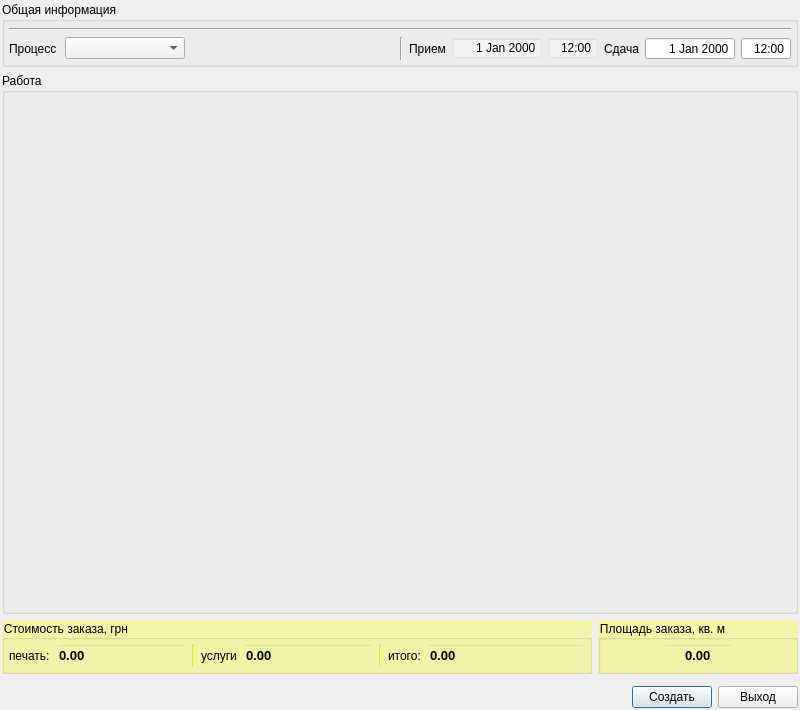
<?xml version="1.0" encoding="UTF-8"?>
<ui version="4.0">
 <class>OrderDialog</class>
 <widget class="QDialog" name="OrderDialog">
  <property name="geometry">
   <rect>
    <x>0</x>
    <y>0</y>
    <width>800</width>
    <height>710</height>
   </rect>
  </property>
  <property name="sizePolicy">
   <sizepolicy hsizetype="Preferred" vsizetype="Preferred">
    <horstretch>0</horstretch>
    <verstretch>0</verstretch>
   </sizepolicy>
  </property>
  <property name="minimumSize">
   <size>
    <width>800</width>
    <height>710</height>
   </size>
  </property>
  <property name="maximumSize">
   <size>
    <width>800</width>
    <height>710</height>
   </size>
  </property>
  <property name="windowTitle">
   <string>Dialog</string>
  </property>
  <layout class="QVBoxLayout" name="verticalLayout_5">
   <property name="margin">
    <number>2</number>
   </property>
   <item>
    <widget class="QGroupBox" name="infoBox">
     <property name="sizePolicy">
      <sizepolicy hsizetype="Preferred" vsizetype="Fixed">
       <horstretch>0</horstretch>
       <verstretch>0</verstretch>
      </sizepolicy>
     </property>
     <property name="maximumSize">
      <size>
       <width>16777215</width>
       <height>16777215</height>
      </size>
     </property>
     <property name="styleSheet">
      <string notr="true"/>
     </property>
     <property name="title">
      <string>Общая информация</string>
     </property>
     <layout class="QVBoxLayout" name="verticalLayout">
      <property name="spacing">
       <number>4</number>
      </property>
      <property name="leftMargin">
       <number>4</number>
      </property>
      <property name="topMargin">
       <number>2</number>
      </property>
      <property name="rightMargin">
       <number>4</number>
      </property>
      <property name="bottomMargin">
       <number>4</number>
      </property>
      <item>
       <widget class="CompanyWidget" name="company" native="true">
        <property name="minimumSize">
         <size>
          <width>0</width>
          <height>0</height>
         </size>
        </property>
       </widget>
      </item>
      <item>
       <widget class="QFrame" name="headerFrame">
        <property name="frameShape">
         <enum>QFrame::NoFrame</enum>
        </property>
        <property name="frameShadow">
         <enum>QFrame::Raised</enum>
        </property>
        <layout class="QVBoxLayout" name="verticalLayout_6">
         <property name="margin">
          <number>0</number>
         </property>
         <item>
          <widget class="Line" name="line_2">
           <property name="orientation">
            <enum>Qt::Horizontal</enum>
           </property>
          </widget>
         </item>
         <item>
          <layout class="QHBoxLayout" name="horizontalLayout_8">
           <item>
            <widget class="QLabel" name="label_13">
             <property name="minimumSize">
              <size>
               <width>50</width>
               <height>0</height>
              </size>
             </property>
             <property name="text">
              <string>Процесс</string>
             </property>
            </widget>
           </item>
           <item>
            <widget class="QComboBox" name="process">
             <property name="minimumSize">
              <size>
               <width>120</width>
               <height>0</height>
              </size>
             </property>
            </widget>
           </item>
           <item>
            <spacer name="horizontalSpacer_3">
             <property name="orientation">
              <enum>Qt::Horizontal</enum>
             </property>
             <property name="sizeType">
              <enum>QSizePolicy::Fixed</enum>
             </property>
             <property name="sizeHint" stdset="0">
              <size>
               <width>40</width>
               <height>20</height>
              </size>
             </property>
            </spacer>
           </item>
           <item>
            <widget class="PriceTypeWidget" name="price" native="true">
             <property name="minimumSize">
              <size>
               <width>50</width>
               <height>0</height>
              </size>
             </property>
            </widget>
           </item>
           <item>
            <spacer name="horizontalSpacer_5">
             <property name="orientation">
              <enum>Qt::Horizontal</enum>
             </property>
             <property name="sizeType">
              <enum>QSizePolicy::Expanding</enum>
             </property>
             <property name="sizeHint" stdset="0">
              <size>
               <width>20</width>
               <height>20</height>
              </size>
             </property>
            </spacer>
           </item>
           <item>
            <widget class="Line" name="line">
             <property name="orientation">
              <enum>Qt::Vertical</enum>
             </property>
            </widget>
           </item>
           <item>
            <widget class="QLabel" name="label_3">
             <property name="text">
              <string>Прием</string>
             </property>
            </widget>
           </item>
           <item>
            <widget class="QDateEdit" name="startDate">
             <property name="minimumSize">
              <size>
               <width>90</width>
               <height>0</height>
              </size>
             </property>
             <property name="styleSheet">
              <string notr="true">background: rgba(255, 255, 255, 55)</string>
             </property>
             <property name="alignment">
              <set>Qt::AlignRight|Qt::AlignTrailing|Qt::AlignVCenter</set>
             </property>
             <property name="readOnly">
              <bool>true</bool>
             </property>
             <property name="buttonSymbols">
              <enum>QAbstractSpinBox::NoButtons</enum>
             </property>
            </widget>
           </item>
           <item>
            <widget class="QTimeEdit" name="startTime">
             <property name="minimumSize">
              <size>
               <width>50</width>
               <height>0</height>
              </size>
             </property>
             <property name="maximumSize">
              <size>
               <width>50</width>
               <height>16777215</height>
              </size>
             </property>
             <property name="styleSheet">
              <string notr="true">background: rgba(255, 255, 255, 55)</string>
             </property>
             <property name="alignment">
              <set>Qt::AlignRight|Qt::AlignTrailing|Qt::AlignVCenter</set>
             </property>
             <property name="readOnly">
              <bool>true</bool>
             </property>
             <property name="buttonSymbols">
              <enum>QAbstractSpinBox::NoButtons</enum>
             </property>
             <property name="time">
              <time>
               <hour>12</hour>
               <minute>0</minute>
               <second>0</second>
              </time>
             </property>
             <property name="displayFormat">
              <string>H:mm</string>
             </property>
            </widget>
           </item>
           <item>
            <widget class="QLabel" name="label_4">
             <property name="text">
              <string>Сдача</string>
             </property>
            </widget>
           </item>
           <item>
            <widget class="QDateEdit" name="endDate">
             <property name="minimumSize">
              <size>
               <width>90</width>
               <height>0</height>
              </size>
             </property>
             <property name="alignment">
              <set>Qt::AlignRight|Qt::AlignTrailing|Qt::AlignVCenter</set>
             </property>
             <property name="buttonSymbols">
              <enum>QAbstractSpinBox::NoButtons</enum>
             </property>
            </widget>
           </item>
           <item>
            <widget class="QTimeEdit" name="endTime">
             <property name="minimumSize">
              <size>
               <width>50</width>
               <height>0</height>
              </size>
             </property>
             <property name="maximumSize">
              <size>
               <width>50</width>
               <height>16777215</height>
              </size>
             </property>
             <property name="alignment">
              <set>Qt::AlignRight|Qt::AlignTrailing|Qt::AlignVCenter</set>
             </property>
             <property name="buttonSymbols">
              <enum>QAbstractSpinBox::NoButtons</enum>
             </property>
             <property name="time">
              <time>
               <hour>12</hour>
               <minute>0</minute>
               <second>0</second>
              </time>
             </property>
             <property name="displayFormat">
              <string>H:mm</string>
             </property>
            </widget>
           </item>
          </layout>
         </item>
        </layout>
       </widget>
      </item>
     </layout>
    </widget>
   </item>
   <item>
    <widget class="QGroupBox" name="workBox">
     <property name="sizePolicy">
      <sizepolicy hsizetype="Preferred" vsizetype="Preferred">
       <horstretch>0</horstretch>
       <verstretch>2</verstretch>
      </sizepolicy>
     </property>
     <property name="minimumSize">
      <size>
       <width>0</width>
       <height>0</height>
      </size>
     </property>
     <property name="maximumSize">
      <size>
       <width>16777215</width>
       <height>16777215</height>
      </size>
     </property>
     <property name="title">
      <string>Работа</string>
     </property>
     <layout class="QVBoxLayout" name="verticalLayout_3">
      <property name="spacing">
       <number>0</number>
      </property>
      <property name="margin">
       <number>0</number>
      </property>
     </layout>
    </widget>
   </item>
   <item>
    <layout class="QHBoxLayout" name="horizontalLayout_5">
     <item>
      <widget class="QGroupBox" name="groupBox_2">
       <property name="styleSheet">
        <string notr="true">background: rgba(255, 255, 0, 75)</string>
       </property>
       <property name="title">
        <string>Стоимость заказа, грн</string>
       </property>
       <layout class="QVBoxLayout" name="verticalLayout_2">
        <property name="margin">
         <number>4</number>
        </property>
        <item>
         <layout class="QHBoxLayout" name="horizontalLayout_4">
          <item>
           <widget class="QLabel" name="label_5">
            <property name="styleSheet">
             <string notr="true">background:transparent</string>
            </property>
            <property name="text">
             <string>печать:</string>
            </property>
           </widget>
          </item>
          <item>
           <widget class="MoneyEdit" name="totalPrint">
            <property name="maximumSize">
             <size>
              <width>130</width>
              <height>16777215</height>
             </size>
            </property>
            <property name="font">
             <font>
              <pointsize>10</pointsize>
              <weight>75</weight>
              <bold>true</bold>
             </font>
            </property>
            <property name="styleSheet">
             <string notr="true">background:transparent</string>
            </property>
            <property name="text">
             <string>0.00</string>
            </property>
            <property name="alignment">
             <set>Qt::AlignLeading|Qt::AlignLeft|Qt::AlignVCenter</set>
            </property>
            <property name="readOnly">
             <bool>true</bool>
            </property>
           </widget>
          </item>
          <item>
           <widget class="Line" name="line_3">
            <property name="orientation">
             <enum>Qt::Vertical</enum>
            </property>
           </widget>
          </item>
          <item>
           <widget class="QLabel" name="label_6">
            <property name="styleSheet">
             <string notr="true">background:transparent</string>
            </property>
            <property name="text">
             <string>услуги</string>
            </property>
           </widget>
          </item>
          <item>
           <widget class="MoneyEdit" name="totalPostPrint">
            <property name="maximumSize">
             <size>
              <width>130</width>
              <height>16777215</height>
             </size>
            </property>
            <property name="font">
             <font>
              <pointsize>10</pointsize>
              <weight>75</weight>
              <bold>true</bold>
             </font>
            </property>
            <property name="styleSheet">
             <string notr="true">background:transparent</string>
            </property>
            <property name="text">
             <string>0.00</string>
            </property>
            <property name="alignment">
             <set>Qt::AlignLeading|Qt::AlignLeft|Qt::AlignVCenter</set>
            </property>
            <property name="readOnly">
             <bool>true</bool>
            </property>
           </widget>
          </item>
          <item>
           <widget class="Line" name="line_4">
            <property name="orientation">
             <enum>Qt::Vertical</enum>
            </property>
           </widget>
          </item>
          <item>
           <widget class="QLabel" name="label_9">
            <property name="styleSheet">
             <string notr="true">background:transparent</string>
            </property>
            <property name="text">
             <string>итого:</string>
            </property>
           </widget>
          </item>
          <item>
           <widget class="MoneyEdit" name="total">
            <property name="maximumSize">
             <size>
              <width>180</width>
              <height>16777215</height>
             </size>
            </property>
            <property name="font">
             <font>
              <pointsize>10</pointsize>
              <weight>75</weight>
              <bold>true</bold>
             </font>
            </property>
            <property name="styleSheet">
             <string notr="true">background:transparent</string>
            </property>
            <property name="text">
             <string>0.00</string>
            </property>
            <property name="alignment">
             <set>Qt::AlignLeading|Qt::AlignLeft|Qt::AlignVCenter</set>
            </property>
            <property name="readOnly">
             <bool>true</bool>
            </property>
           </widget>
          </item>
         </layout>
        </item>
       </layout>
      </widget>
     </item>
     <item>
      <widget class="QGroupBox" name="groupBox_3">
       <property name="minimumSize">
        <size>
         <width>80</width>
         <height>0</height>
        </size>
       </property>
       <property name="maximumSize">
        <size>
         <width>200</width>
         <height>16777215</height>
        </size>
       </property>
       <property name="styleSheet">
        <string notr="true">background: rgba(255, 255, 0, 75)</string>
       </property>
       <property name="title">
        <string>Площадь заказа, кв. м</string>
       </property>
       <layout class="QVBoxLayout" name="verticalLayout_4">
        <property name="margin">
         <number>4</number>
        </property>
        <item>
         <layout class="QHBoxLayout" name="horizontalLayout_6">
          <property name="spacing">
           <number>0</number>
          </property>
          <item>
           <widget class="QLineEdit" name="totalSize">
            <property name="maximumSize">
             <size>
              <width>70</width>
              <height>16777215</height>
             </size>
            </property>
            <property name="font">
             <font>
              <pointsize>10</pointsize>
              <weight>75</weight>
              <bold>true</bold>
             </font>
            </property>
            <property name="styleSheet">
             <string notr="true">background:transparent</string>
            </property>
            <property name="text">
             <string>0.00</string>
            </property>
            <property name="alignment">
             <set>Qt::AlignCenter</set>
            </property>
            <property name="readOnly">
             <bool>true</bool>
            </property>
           </widget>
          </item>
         </layout>
        </item>
       </layout>
      </widget>
     </item>
    </layout>
   </item>
   <item>
    <widget class="Order2Widget" name="order2" native="true">
     <property name="sizePolicy">
      <sizepolicy hsizetype="Preferred" vsizetype="Preferred">
       <horstretch>0</horstretch>
       <verstretch>0</verstretch>
      </sizepolicy>
     </property>
     <property name="minimumSize">
      <size>
       <width>0</width>
       <height>0</height>
      </size>
     </property>
     <property name="maximumSize">
      <size>
       <width>16777215</width>
       <height>16777215</height>
      </size>
     </property>
    </widget>
   </item>
   <item>
    <layout class="QHBoxLayout" name="horizontalLayout">
     <item>
      <spacer name="horizontalSpacer">
       <property name="orientation">
        <enum>Qt::Horizontal</enum>
       </property>
       <property name="sizeHint" stdset="0">
        <size>
         <width>40</width>
         <height>20</height>
        </size>
       </property>
      </spacer>
     </item>
     <item>
      <widget class="QPushButton" name="saveOrderButton">
       <property name="text">
        <string>Создать</string>
       </property>
      </widget>
     </item>
     <item>
      <widget class="QPushButton" name="exitOrderButton">
       <property name="text">
        <string>Выход</string>
       </property>
      </widget>
     </item>
    </layout>
   </item>
  </layout>
  <zorder>workBox</zorder>
  <zorder>infoBox</zorder>
  <zorder>order2</zorder>
 </widget>
 <customwidgets>
  <customwidget>
   <class>Order2Widget</class>
   <extends>QWidget</extends>
   <header>widgets/order/order2widget.h</header>
   <container>1</container>
  </customwidget>
  <customwidget>
   <class>MoneyEdit</class>
   <extends>QLineEdit</extends>
   <header>utility/moneyedit.h</header>
  </customwidget>
  <customwidget>
   <class>PriceTypeWidget</class>
   <extends>QWidget</extends>
   <header>widgets/stock/pricetypewidget.h</header>
   <container>1</container>
  </customwidget>
  <customwidget>
   <class>CompanyWidget</class>
   <extends>QWidget</extends>
   <header>widgets/companywidget.h</header>
   <container>1</container>
  </customwidget>
 </customwidgets>
 <tabstops>
  <tabstop>endDate</tabstop>
  <tabstop>startDate</tabstop>
  <tabstop>startTime</tabstop>
  <tabstop>process</tabstop>
  <tabstop>endTime</tabstop>
  <tabstop>totalPrint</tabstop>
  <tabstop>totalPostPrint</tabstop>
  <tabstop>total</tabstop>
  <tabstop>totalSize</tabstop>
  <tabstop>saveOrderButton</tabstop>
  <tabstop>exitOrderButton</tabstop>
 </tabstops>
 <resources/>
 <connections/>
</ui>
